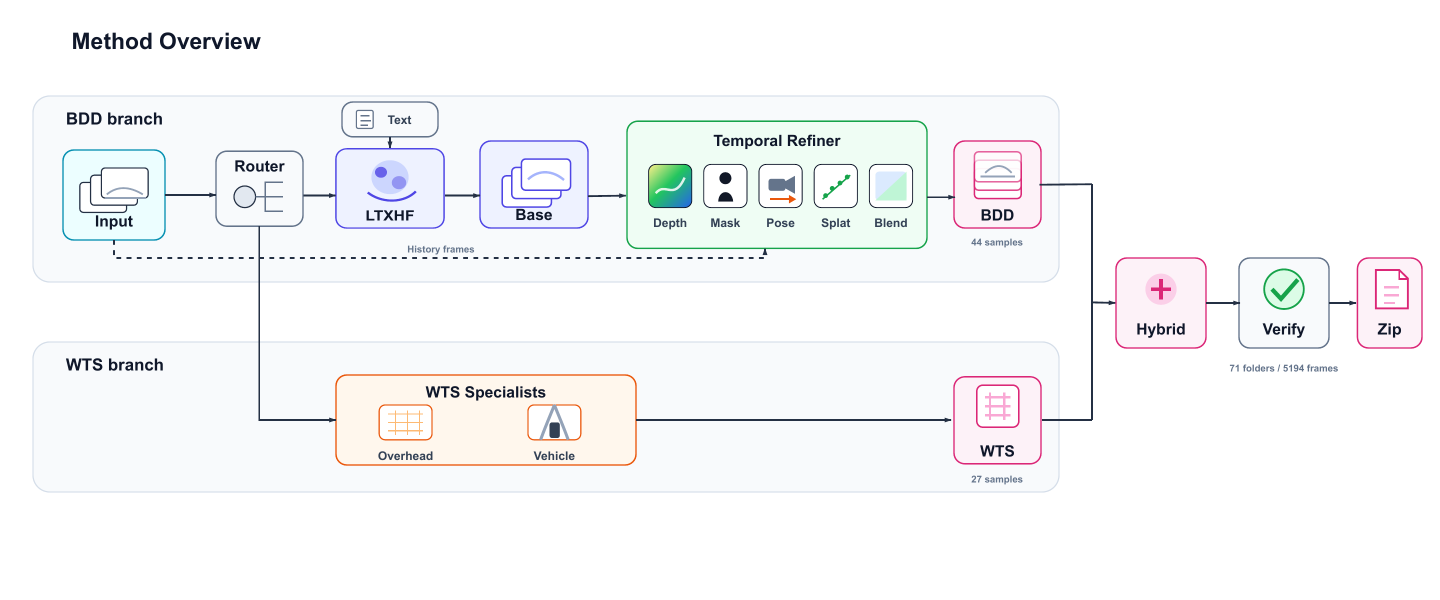
#> input picture assets/pipeline_overview.png, 2880 x 1200 px (shown at 1/2 size)
$ python -i apply_chunk_detail_bdd_test.py   (imports and definitions only)   (older library calls are emulated)
#> lines starting #> are read from the running program, lines starting #| are printed output that depends on the picture
"""Apply chunk detail donor to BDD test folders from an existing submission."""
from __future__ import annotations

import argparse
import csv
import shutil
from pathlib import Path

import cv2
import numpy as np


def numeric_pngs(path: Path) -> list[Path]:
    return sorted(path.glob("*.png"), key=lambda p: int(p.stem))


# [5 lines left out: function read_rgb, not called in this run]


def blur(frame: np.ndarray, sigma: float) -> np.ndarray:
    return cv2.GaussianBlur(frame.astype(np.float32), (0, 0), sigma)


def lap_strength(frame: np.ndarray) -> np.ndarray:
    gray = cv2.cvtColor(frame.astype(np.uint8), cv2.COLOR_RGB2GRAY).astype(np.float32)
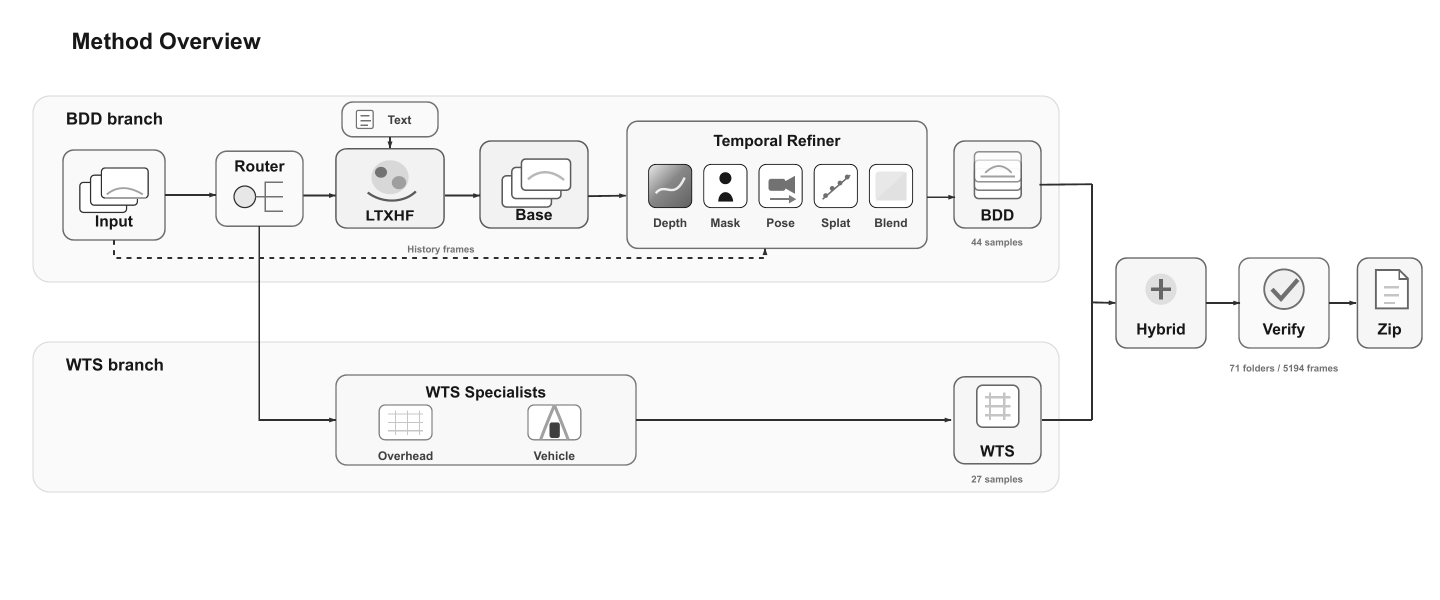
#> gray: shape (1200, 2880) float32 (shown at 1/2 size); min 23, max 255, mean 247.5
    lap = np.abs(cv2.Laplacian(gray, cv2.CV_32F, ksize=3))
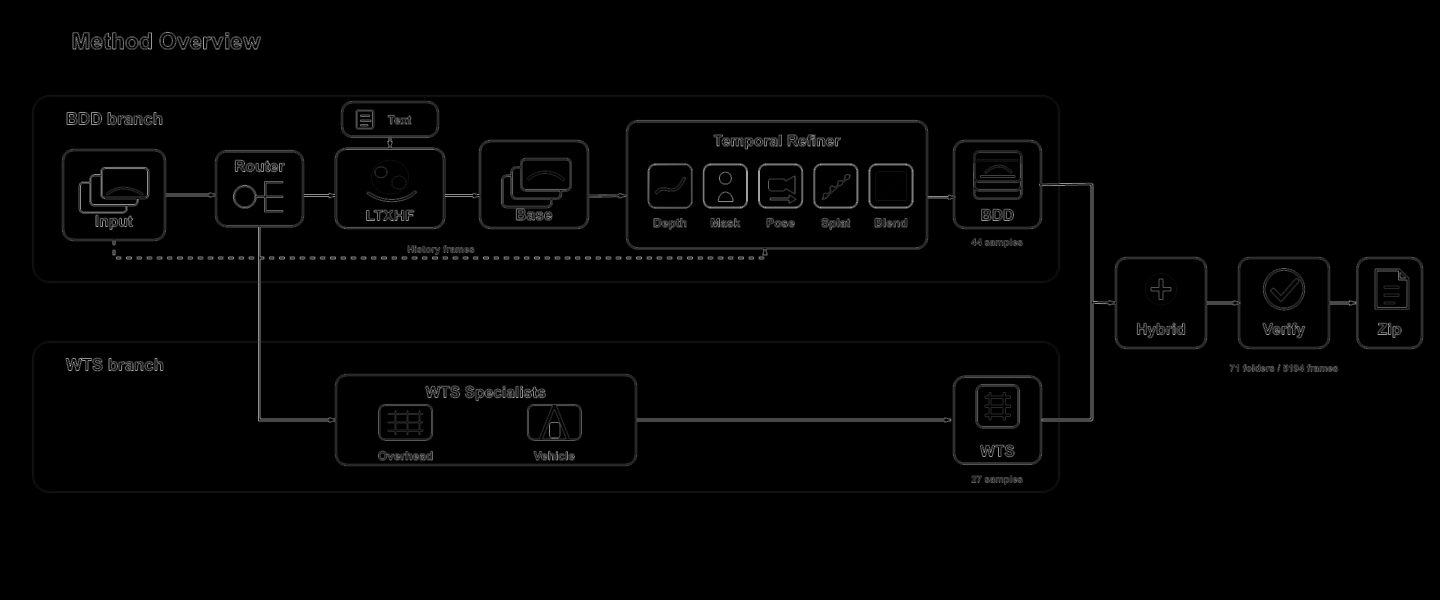
#> lap: shape (1200, 2880) float32 (shown at 1/2 size); min 0, max 1460, mean 17.7; drawn with min black and max white
    return cv2.GaussianBlur(lap, (0, 0), 1.0)
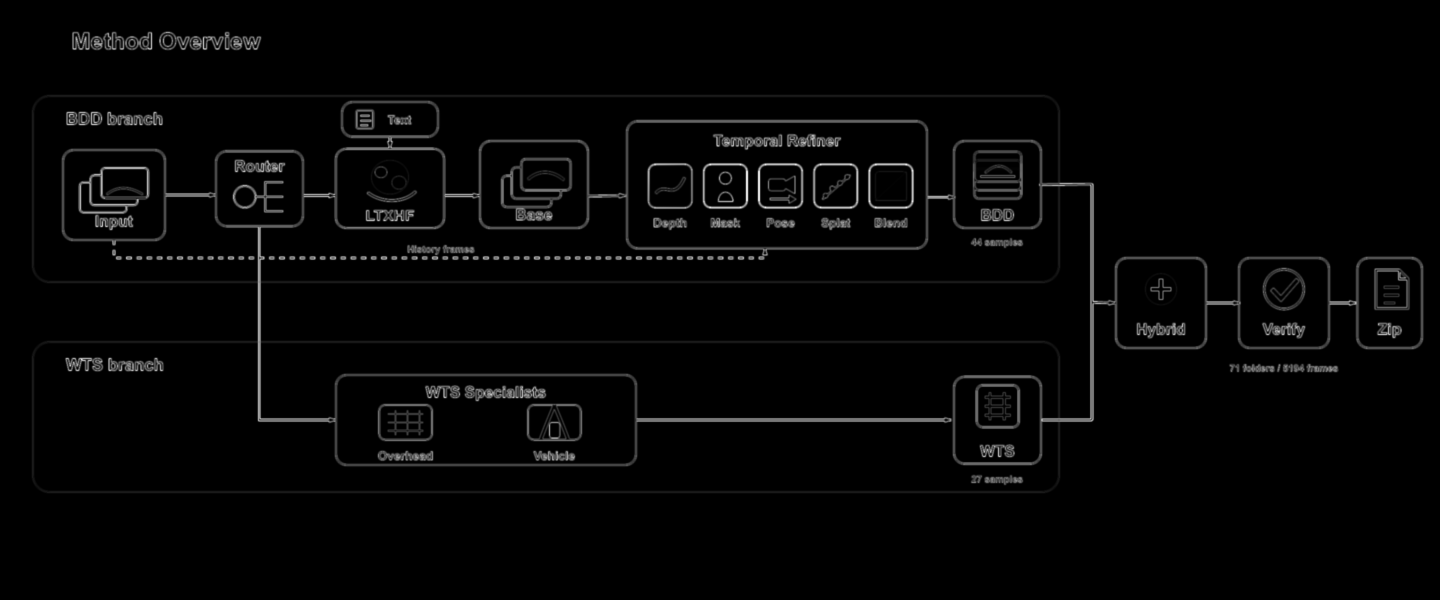
#> returned value: shape (1200, 2880) float32 (shown at 1/2 size); min 0, max 861.1, mean 17.7; drawn with min black and max white


def restore_base_lowfreq(out: np.ndarray, base: np.ndarray, sigma: float = 8.0) -> np.ndarray:
    return np.clip(out.astype(np.float32) - blur(out, sigma) + blur(base, sigma), 0, 255).astype(np.uint8)


# [28 lines left out: functions detail_donor, write_rgb, not called in this run]


def read_bdd_rows(test_csv: Path) -> list[dict[str, str]]:
    with test_csv.open(encoding="utf-8", newline="") as handle:
        return [row for row in csv.DictReader(handle) if row.get("view_type") == "bdd"]


# [34 lines left out: function main, not called in this run]


# [2 lines not run here, left out]

>>> import cv2
>>> picture = cv2.cvtColor(cv2.imread('../../assets/pipeline_overview.png'), cv2.COLOR_BGR2RGB)
>>> result = lap_strength(picture)
